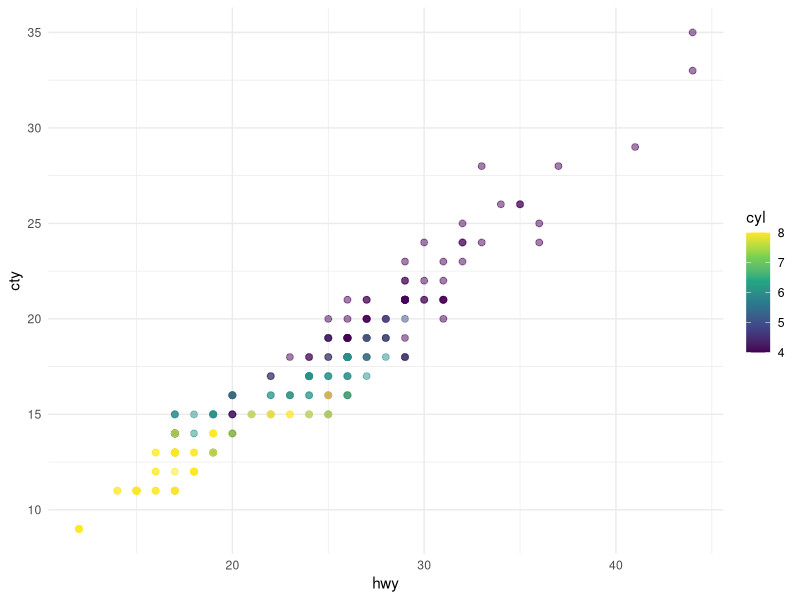
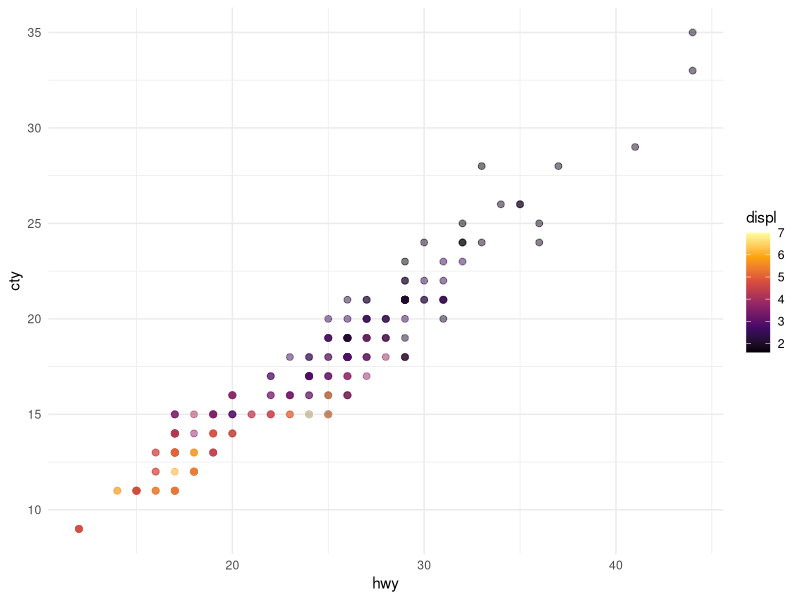

The R source for these figures, in order:
## ---- chunk 1
#| label: load-packages 

library(ggplot2)
## ---- chunk 2
#| label: fig-mpg
#| fig-cap: "City and highway mileage for 38 popular models of cars."
#| fig-subcap:
#|   - "Color by number of cylinders"
#|   - "Color by engine displacement, in liters"
#| layout-ncol: 2
#| column: page

ggplot(mpg, aes(x = hwy, y = cty, color = cyl)) +
  geom_point(alpha = 0.5, size = 2) +
  scale_color_viridis_c() +
  theme_minimal()

ggplot(mpg, aes(x = hwy, y = cty, color = displ)) +
  geom_point(alpha = 0.5, size = 2) +
  scale_color_viridis_c(option = "B") +
  theme_minimal()
